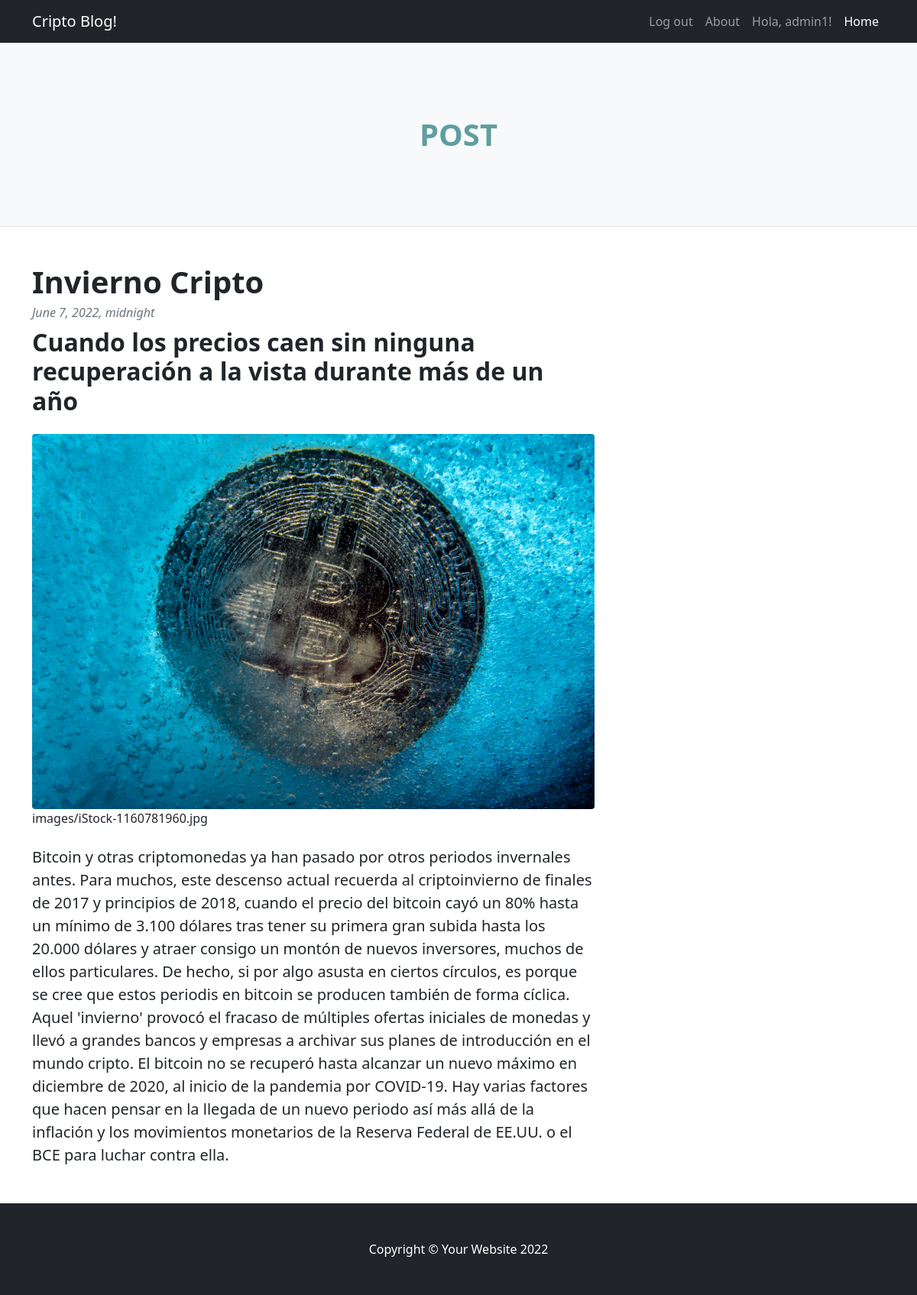
Screenshot of /read_more/56 (signed in) with the database file from the repository.
### AppCoder/models.py (models this page shows, shortened)
class post(models.Model):
    title = models.CharField(max_length=255)
    subtitle = models.CharField(max_length=100, default="")
    content = models.TextField()
    date = models.DateTimeField(default=None)
    image = models.ImageField(upload_to='images/', null= True, blank= True)

### AppCoder/views.py (the view)
# urls.py: path('read_more/<pk>', read_more, name = "read_more"),
@login_required(login_url='/login/')
def read_more(request, pk):
    Read = post.objects.get(pk=pk)
    contextoRead={'Read':Read}
    return render(request, 'post.html', contextoRead)

### AppCoder/Templates/post.html (shortened to what this page needs)
<!DOCTYPE html>
<html lang="en">
    <head>
        {% load static %}
        <link href="{% static 'AppCoder/css.inicio/styles.css' %}" rel="stylesheet" />
    </head>
    <body>
        <nav class="navbar navbar-expand-lg navbar-dark bg-dark">
            <div class="container">
                <a class="navbar-brand" href="#!">Cripto Blog!</a>
                <div class="collapse navbar-collapse" id="navbarSupportedContent">
                    <ul class="navbar-nav ms-auto mb-2 mb-lg-0">
                        <li class="nav-item"><a class="nav-link" href={% url 'acceso' %}>Log out</a></li>
                        <li class="nav-item"><a class="nav-link" href={% url 'about' %}>About</a></li>
                        {% if request.user.is_authenticated %}
                        <li class="nav-item"><a class="nav-link" href={% url 'profile' %}>Hola, {{user.username}}!</a></li>
                        {% endif %}
                        <li class="nav-item"><a class="nav-link active" aria-current="page" href={% url 'read_post' %}>Home</a></li>
                    </ul>
                </div>
            </div>
        </nav>
        <header class="py-5 bg-light border-bottom mb-4">
            <div class="container">
                <div class="text-center my-5">
                    <h1 class="fw-bolder" style=color:cadetblue >POST</h1>
                </div>
            </div>
        </header>
{% load static %}
<div class="container mt-5">
    <div class="row">
        <div class="col-lg-8">
            <article>
                <header class="mb-4">
                    <h1 class="fw-bolder mb-1">{{Read.title}}</h1>
                    <div class="text-muted fst-italic mb-2">{{Read.date}}</div>
                    <h2 class="fw-bolder mb-1">{{Read.subtitle}}</h2>
                </header>
                     <figure class="mb-4"><img class="img-fluid rounded" src="{{ Read.image.url }}" alt="..." />{{Read.image}}</figure>
                <section class="mb-5">
                <p class="fs-5 mb-4">{{Read.content}}</p>
                </section>
            </article>
                    </div>
                </div>
        </div>
<footer class="py-5 bg-dark">
    <div class="container"><p class="m-0 text-center text-white">Copyright &copy; Your Website 2022</p></div>
</footer>
</body>
</html>

### rows the page displays
post: title "Invierno Cripto", date "June 7, 2022, midnight", subtitle "Cuando los precios caen sin ninguna recuperación a la vista durante más de un año", image (picture), image "images/iStock-1160781960.jpg", content "Bitcoin y otras criptomonedas ya han pasado por otros periodos invernales antes. Para muchos, este descenso actual recuerda al criptoinvierno de finales de 2017 y principios de 2018, cuando el precio del bitcoin cayó un 80% hasta un mínimo de 3.100 dólares tras tener su primera gran subida hasta los 20.000 dólares y atraer consigo un montón de nuevos inversores, muchos de ellos particulares. De hecho, si por algo asusta en ciertos círculos, es porque se cree que estos periodis en bitcoin se producen también de forma cíclica. Aquel 'invierno' provocó el fracaso de múltiples ofertas iniciales de monedas y llevó a grandes bancos y empresas a archivar sus planes de introducción en el mundo…"

### other values shown
{{ user.username }} "admin1"
